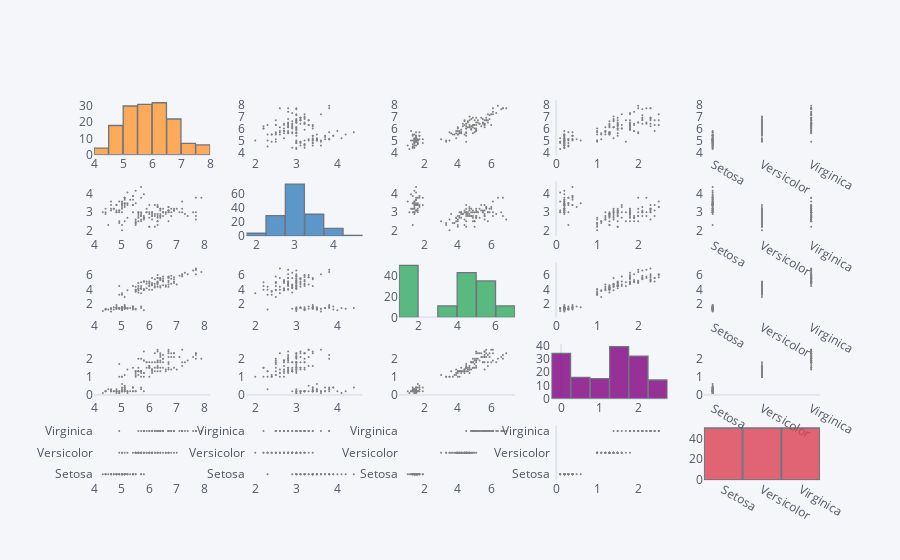

Notebook source saved alongside this figure:
### Code cell
df.scatter_matrix()

### Figure 1 — Plotly figure (JSON) as saved in the notebook; plotly's stock layout.template omitted (floating-point values rounded to 4 significant figures; data arrays with more than 128 entries replaced by an {"elided": "..."} marker saying what was removed)
{"data": [{"histfunc": "count", "histnorm": "", "marker": {"color": "rgba(255, 153, 51, 1.0)", "line": {"color": "#4D5663", "width": 1.3}}, "name": "sepal.length", "nbinsx": 10, "opacity": 0.8, "orientation": "v", "type": "histogram", "x": {"elided": "150 float values"}, "xaxis": "x", "yaxis": "y"}, {"line": {"color": "rgba(128, 128, 128, 1.0)", "dash": "solid", "shape": "linear", "width": 1.3}, "marker": {"size": 2, "symbol": "circle"}, "mode": "markers", "name": "sepal.length", "text": "", "type": "scatter", "x": {"elided": "150 float values"}, "xaxis": "x2", "y": {"elided": "150 float values"}, "yaxis": "y2"}, {"line": {"color": "rgba(128, 128, 128, 1.0)", "dash": "solid", "shape": "linear", "width": 1.3}, "marker": {"size": 2, "symbol": "circle"}, "mode": "markers", "name": "sepal.length", "text": "", "type": "scatter", "x": {"elided": "150 float values"}, "xaxis": "x3", "y": {"elided": "150 float values"}, "yaxis": "y3"}, {"line": {"color": "rgba(128, 128, 128, 1.0)", "dash": "solid", "shape": "linear", "width": 1.3}, "marker": {"size": 2, "symbol": "circle"}, "mode": "markers", "name": "sepal.length", "text": "", "type": "scatter", "x": {"elided": "150 float values"}, "xaxis": "x4", "y": {"elided": "150 float values"}, "yaxis": "y4"}, {"line": {"color": "rgba(128, 128, 128, 1.0)", "dash": "solid", "shape": "linear", "width": 1.3}, "marker": {"size": 2, "symbol": "circle"}, "mode": "markers", "name": "sepal.length", "text": "", "type": "scatter", "x": {"elided": "150 str values"}, "xaxis": "x5", "y": {"elided": "150 float values"}, "yaxis": "y5"}, {"line": {"color": "rgba(128, 128, 128, 1.0)", "dash": "solid", "shape": "linear", "width": 1.3}, "marker": {"size": 2, "symbol": "circle"}, "mode": "markers", "name": "sepal.width", "text": "", "type": "scatter", "x": {"elided": "150 float values"}, "xaxis": "x6", "y": {"elided": "150 float values"}, "yaxis": "y6"}, {"histfunc": "count", "histnorm": "", "marker": {"color": "rgba(55, 128, 191, 1.0)", "line": {"color": "#4D5663", "width": 1.3}}, "name": "sepal.width", "nbinsx": 10, "opacity": 0.8, "orientation": "v", "type": "histogram", "x": {"elided": "150 float values"}, "xaxis": "x7", "yaxis": "y7"}, {"line": {"color": "rgba(128, 128, 128, 1.0)", "dash": "solid", "shape": "linear", "width": 1.3}, "marker": {"size": 2, "symbol": "circle"}, "mode": "markers", "name": "sepal.width", "text": "", "type": "scatter", "x": {"elided": "150 float values"}, "xaxis": "x8", "y": {"elided": "150 float values"}, "yaxis": "y8"}, {"line": {"color": "rgba(128, 128, 128, 1.0)", "dash": "solid", "shape": "linear", "width": 1.3}, "marker": {"size": 2, "symbol": "circle"}, "mode": "markers", "name": "sepal.width", "text": "", "type": "scatter", "x": {"elided": "150 float values"}, "xaxis": "x9", "y": {"elided": "150 float values"}, "yaxis": "y9"}, {"line": {"color": "rgba(128, 128, 128, 1.0)", "dash": "solid", "shape": "linear", "width": 1.3}, "marker": {"size": 2, "symbol": "circle"}, "mode": "markers", "name": "sepal.width", "text": "", "type": "scatter", "x": {"elided": "150 str values"}, "xaxis": "x10", "y": {"elided": "150 float values"}, "yaxis": "y10"}, {"line": {"color": "rgba(128, 128, 128, 1.0)", "dash": "solid", "shape": "linear", "width": 1.3}, "marker": {"size": 2, "symbol": "circle"}, "mode": "markers", "name": "petal.length", "text": "", "type": "scatter", "x": {"elided": "150 float values"}, "xaxis": "x11", "y": {"elided": "150 float values"}, "yaxis": "y11"}, {"line": {"color": "rgba(128, 128, 128, 1.0)", "dash": "solid", "shape": "linear", "width": 1.3}, "marker": {"size": 2, "symbol": "circle"}, "mode": "markers", "name": "petal.length", "text": "", "type": "scatter", "x": {"elided": "150 float values"}, "xaxis": "x12", "y": {"elided": "150 float values"}, "yaxis": "y12"}, {"histfunc": "count", "histnorm": "", "marker": {"color": "rgba(50, 171, 96, 1.0)", "line": {"color": "#4D5663", "width": 1.3}}, "name": "petal.length", "nbinsx": 10, "opacity": 0.8, "orientation": "v", "type": "histogram", "x": {"elided": "150 float values"}, "xaxis": "x13", "yaxis": "y13"}, {"line": {"color": "rgba(128, 128, 128, 1.0)", "dash": "solid", "shape": "linear", "width": 1.3}, "marker": {"size": 2, "symbol": "circle"}, "mode": "markers", "name": "petal.length", "text": "", "type": "scatter", "x": {"elided": "150 float values"}, "xaxis": "x14", "y": {"elided": "150 float values"}, "yaxis": "y14"}, {"line": {"color": "rgba(128, 128, 128, 1.0)", "dash": "solid", "shape": "linear", "width": 1.3}, "marker": {"size": 2, "symbol": "circle"}, "mode": "markers", "name": "petal.length", "text": "", "type": "scatter", "x": {"elided": "150 str values"}, "xaxis": "x15", "y": {"elided": "150 float values"}, "yaxis": "y15"}, {"line": {"color": "rgba(128, 128, 128, 1.0)", "dash": "solid", "shape": "linear", "width": 1.3}, "marker": {"size": 2, "symbol": "circle"}, "mode": "markers", "name": "petal.width", "text": "", "type": "scatter", "x": {"elided": "150 float values"}, "xaxis": "x16", "y": {"elided": "150 float values"}, "yaxis": "y16"}, {"line": {"color": "rgba(128, 128, 128, 1.0)", "dash": "solid", "shape": "linear", "width": 1.3}, "marker": {"size": 2, "symbol": "circle"}, "mode": "markers", "name": "petal.width", "text": "", "type": "scatter", "x": {"elided": "150 float values"}, "xaxis": "x17", "y": {"elided": "150 float values"}, "yaxis": "y17"}, {"line": {"color": "rgba(128, 128, 128, 1.0)", "dash": "solid", "shape": "linear", "width": 1.3}, "marker": {"size": 2, "symbol": "circle"}, "mode": "markers", "name": "petal.width", "text": "", "type": "scatter", "x": {"elided": "150 float values"}, "xaxis": "x18", "y": {"elided": "150 float values"}, "yaxis": "y18"}, {"histfunc": "count", "histnorm": "", "marker": {"color": "rgba(128, 0, 128, 1.0)", "line": {"color": "#4D5663", "width": 1.3}}, "name": "petal.width", "nbinsx": 10, "opacity": 0.8, "orientation": "v", "type": "histogram", "x": {"elided": "150 float values"}, "xaxis": "x19", "yaxis": "y19"}, {"line": {"color": "rgba(128, 128, 128, 1.0)", "dash": "solid", "shape": "linear", "width": 1.3}, "marker": {"size": 2, "symbol": "circle"}, "mode": "markers", "name": "petal.width", "text": "", "type": "scatter", "x": {"elided": "150 str values"}, "xaxis": "x20", "y": {"elided": "150 float values"}, "yaxis": "y20"}, {"line": {"color": "rgba(128, 128, 128, 1.0)", "dash": "solid", "shape": "linear", "width": 1.3}, "marker": {"size": 2, "symbol": "circle"}, "mode": "markers", "name": "variety", "text": "", "type": "scatter", "x": {"elided": "150 float values"}, "xaxis": "x21", "y": {"elided": "150 str values"}, "yaxis": "y21"}, {"line": {"color": "rgba(128, 128, 128, 1.0)", "dash": "solid", "shape": "linear", "width": 1.3}, "marker": {"size": 2, "symbol": "circle"}, "mode": "markers", "name": "variety", "text": "", "type": "scatter", "x": {"elided": "150 float values"}, "xaxis": "x22", "y": {"elided": "150 str values"}, "yaxis": "y22"}, {"line": {"color": "rgba(128, 128, 128, 1.0)", "dash": "solid", "shape": "linear", "width": 1.3}, "marker": {"size": 2, "symbol": "circle"}, "mode": "markers", "name": "variety", "text": "", "type": "scatter", "x": {"elided": "150 float values"}, "xaxis": "x23", "y": {"elided": "150 str values"}, "yaxis": "y23"}, {"line": {"color": "rgba(128, 128, 128, 1.0)", "dash": "solid", "shape": "linear", "width": 1.3}, "marker": {"size": 2, "symbol": "circle"}, "mode": "markers", "name": "variety", "text": "", "type": "scatter", "x": {"elided": "150 float values"}, "xaxis": "x24", "y": {"elided": "150 str values"}, "yaxis": "y24"}, {"histfunc": "count", "histnorm": "", "marker": {"color": "rgba(219, 64, 82, 1.0)", "line": {"color": "#4D5663", "width": 1.3}}, "name": "variety", "nbinsx": 10, "opacity": 0.8, "orientation": "v", "type": "histogram", "x": {"elided": "150 str values"}, "xaxis": "x25", "yaxis": "y25"}], "layout": {"autosize": true, "bargap": 0.02, "legend": {"bgcolor": "#F5F6F9", "font": {"color": "#4D5663"}}, "paper_bgcolor": "#F5F6F9", "plot_bgcolor": "#F5F6F9", "showlegend": false, "title": {"font": {"color": "#4D5663"}}, "xaxis": {"anchor": "y", "autorange": true, "domain": [0, 0.16], "gridcolor": "#E1E5ED", "range": [4, 8], "showgrid": false, "tickfont": {"color": "#4D5663"}, "title": {"font": {"color": "#4D5663"}, "text": ""}, "type": "linear", "zerolinecolor": "#E1E5ED"}, "xaxis10": {"anchor": "y10", "autorange": true, "domain": [0.84, 1], "gridcolor": "#E1E5ED", "range": [-0.1628, 2.163], "showgrid": false, "tickfont": {"color": "#4D5663"}, "title": {"font": {"color": "#4D5663"}, "text": ""}, "type": "category", "zerolinecolor": "#E1E5ED"}, "xaxis11": {"anchor": "y11", "autorange": true, "domain": [0, 0.16], "gridcolor": "#E1E5ED", "range": [4.007, 8.193], "showgrid": false, "tickfont": {"color": "#4D5663"}, "title": {"font": {"color": "#4D5663"}, "text": ""}, "type": "linear", "zerolinecolor": "#E1E5ED"}, "xaxis12": {"anchor": "y12", "autorange": true, "domain": [0.21, 0.37], "gridcolor": "#E1E5ED", "range": [1.805, 4.595], "showgrid": false, "tickfont": {"color": "#4D5663"}, "title": {"font": {"color": "#4D5663"}, "text": ""}, "type": "linear", "zerolinecolor": "#E1E5ED"}, "xaxis13": {"anchor": "y13", "autorange": true, "domain": [0.42, 0.58], "gridcolor": "#E1E5ED", "range": [1, 7], "showgrid": false, "tickfont": {"color": "#4D5663"}, "title": {"font": {"color": "#4D5663"}, "text": ""}, "type": "linear", "zerolinecolor": "#E1E5ED"}, "xaxis14": {"anchor": "y14", "autorange": true, "domain": [0.63, 0.79], "gridcolor": "#E1E5ED", "range": [-0.09538, 2.695], "showgrid": false, "tickfont": {"color": "#4D5663"}, "title": {"font": {"color": "#4D5663"}, "text": ""}, "type": "linear", "zerolinecolor": "#E1E5ED"}, "xaxis15": {"anchor": "y15", "autorange": true, "domain": [0.84, 1], "gridcolor": "#E1E5ED", "range": [-0.1628, 2.163], "showgrid": false, "tickfont": {"color": "#4D5663"}, "title": {"font": {"color": "#4D5663"}, "text": ""}, "type": "category", "zerolinecolor": "#E1E5ED"}, "xaxis16": {"anchor": "y16", "autorange": true, "domain": [0, 0.16], "gridcolor": "#E1E5ED", "range": [4.007, 8.193], "showgrid": false, "tickfont": {"color": "#4D5663"}, "title": {"font": {"color": "#4D5663"}, "text": ""}, "type": "linear", "zerolinecolor": "#E1E5ED"}, "xaxis17": {"anchor": "y17", "autorange": true, "domain": [0.21, 0.37], "gridcolor": "#E1E5ED", "range": [1.805, 4.595], "showgrid": false, "tickfont": {"color": "#4D5663"}, "title": {"font": {"color": "#4D5663"}, "text": ""}, "type": "linear", "zerolinecolor": "#E1E5ED"}, "xaxis18": {"anchor": "y18", "autorange": true, "domain": [0.42, 0.58], "gridcolor": "#E1E5ED", "range": [0.5197, 7.38], "showgrid": false, "tickfont": {"color": "#4D5663"}, "title": {"font": {"color": "#4D5663"}, "text": ""}, "type": "linear", "zerolinecolor": "#E1E5ED"}, "xaxis19": {"anchor": "y19", "autorange": true, "domain": [0.63, 0.79], "gridcolor": "#E1E5ED", "range": [-0.25, 2.75], "showgrid": false, "tickfont": {"color": "#4D5663"}, "title": {"font": {"color": "#4D5663"}, "text": ""}, "type": "linear", "zerolinecolor": "#E1E5ED"}, "xaxis2": {"anchor": "y2", "autorange": true, "domain": [0.21, 0.37], "gridcolor": "#E1E5ED", "range": [1.805, 4.595], "showgrid": false, "tickfont": {"color": "#4D5663"}, "title": {"font": {"color": "#4D5663"}, "text": ""}, "type": "linear", "zerolinecolor": "#E1E5ED"}, "xaxis20": {"anchor": "y20", "autorange": true, "domain": [0.84, 1], "gridcolor": "#E1E5ED", "range": [-0.1628, 2.163], "showgrid": false, "tickfont": {"color": "#4D5663"}, "title": {"font": {"color": "#4D5663"}, "text": ""}, "type": "category", "zerolinecolor": "#E1E5ED"}, "xaxis21": {"anchor": "y21", "autorange": true, "domain": [0, 0.16], "gridcolor": "#E1E5ED", "range": [4.007, 8.193], "showgrid": false, "tickfont": {"color": "#4D5663"}, "title": {"font": {"color": "#4D5663"}, "text": ""}, "type": "linear", "zerolinecolor": "#E1E5ED"}, "xaxis22": {"anchor": "y22", "autorange": true, "domain": [0.21, 0.37], "gridcolor": "#E1E5ED", "range": [1.805, 4.595], "showgrid": false, "tickfont": {"color": "#4D5663"}, "title": {"font": {"color": "#4D5663"}, "text": ""}, "type": "linear", "zerolinecolor": "#E1E5ED"}, "xaxis23": {"anchor": "y23", "autorange": true, "domain": [0.42, 0.58], "gridcolor": "#E1E5ED", "range": [0.5197, 7.38], "showgrid": false, "tickfont": {"color": "#4D5663"}, "title": {"font": {"color": "#4D5663"}, "text": ""}, "type": "linear", "zerolinecolor": "#E1E5ED"}, "xaxis24": {"anchor": "y24", "autorange": true, "domain": [0.63, 0.79], "gridcolor": "#E1E5ED", "range": [-0.09538, 2.695], "showgrid": false, "tickfont": {"color": "#4D5663"}, "title": {"font": {"color": "#4D5663"}, "text": ""}, "type": "linear", "zerolinecolor": "#E1E5ED"}, "xaxis25": {"anchor": "y25", "autorange": true, "domain": [0.84, 1], "gridcolor": "#E1E5ED", "range": [-0.5, 2.5], "showgrid": false, "tickfont": {"color": "#4D5663"}, "title": {"font": {"color": "#4D5663"}, "text": ""}, "type": "category", "zerolinecolor": "#E1E5ED"}, "xaxis3": {"anchor": "y3", "autorange": true, "domain": [0.42, 0.58], "gridcolor": "#E1E5ED", "range": [0.5197, 7.38], "showgrid": false, "tickfont": {"color": "#4D5663"}, "title": {"font": {"color": "#4D5663"}, "text": ""}, "type": "linear", "zerolinecolor": "#E1E5ED"}, "xaxis4": {"anchor": "y4", "autorange": true, "domain": [0.63, 0.79], "gridcolor": "#E1E5ED", "range": [-0.09538, 2.695], "showgrid": false, "tickfont": {"color": "#4D5663"}, "title": {"font": {"color": "#4D5663"}, "text": ""}, "type": "linear", "zerolinecolor": "#E1E5ED"}, "xaxis5": {"anchor": "y5", "autorange": true, "domain": [0.84, 1], "gridcolor": "#E1E5ED", "range": [-0.1628, 2.163], "showgrid": false, "tickfont": {"color": "#4D5663"}, "title": {"font": {"color": "#4D5663"}, "text": ""}, "type": "category", "zerolinecolor": "#E1E5ED"}, "xaxis6": {"anchor": "y6", "autorange": true, "domain": [0, 0.16], "gridcolor": "#E1E5ED", "range": [4.007, 8.193], "showgrid": false, "tickfont": {"color": "#4D5663"}, "title": {"font": {"color": "#4D5663"}, "text": ""}, "type": "linear", "zerolinecolor": "#E1E5ED"}, "xaxis7": {"anchor": "y7", "autorange": true, "domain": [0.21, 0.37], "gridcolor": "#E1E5ED", "range": [1.75, 4.75], "showgrid": false, "tickfont": {"color": "#4D5663"}, "title": {"font": {"color": "#4D5663"}, "text": ""}, "type": "linear", "zerolinecolor": "#E1E5ED"}, "xaxis8": {"anchor": "y8", "autorange": true, "domain": [0.42, 0.58], "gridcolor": "#E1E5ED", "range": [0.5197, 7.38], "showgrid": false, "tickfont": {"color": "#4D5663"}, "title": {"font": {"color": "#4D5663"}, "text": ""}, "type": "linear", "zerolinecolor": "#E1E5ED"}, "xaxis9": {"anchor": "y9", "autorange": true, "domain": [0.63, 0.79], "gridcolor": "#E1E5ED", "range": [-0.09538, 2.695], "showgrid": false, "tickfont": {"color": "#4D5663"}, "title": {"font": {"color": "#4D5663"}, "text": ""}, "type": "linear", "zerolinecolor": "#E1E5ED"}, "yaxis": {"anchor": "x", "autorange": true, "domain": [0.856, 1], "gridcolor": "#E1E5ED", "range": [0, 33.68], "showgrid": false, "tickfont": {"color": "#4D5663"}, "title": {"font": {"color": "#4D5663"}, "text": ""}, "zerolinecolor": "#E1E5ED"}, "yaxis10": {"anchor": "x10", "autorange": true, "domain": [0.642, 0.786], "gridcolor": "#E1E5ED", "range": [1.405, 4.995], "showgrid": false, "tickfont": {"color": "#4D5663"}, "title": {"font": {"color": "#4D5663"}, "text": ""}, "type": "linear", "zerolinecolor": "#E1E5ED"}, "yaxis11": {"anchor": "x11", "autorange": true, "domain": [0.428, 0.572], "gridcolor": "#E1E5ED", "range": [-0.4627, 8.363], "showgrid": false, "tickfont": {"color": "#4D5663"}, "title": {"font": {"color": "#4D5663"}, "text": ""}, "type": "linear", "zerolinecolor": "#E1E5ED"}, "yaxis12": {"anchor": "x12", "autorange": true, "domain": [0.428, 0.572], "gridcolor": "#E1E5ED", "range": [-0.4627, 8.363], "showgrid": false, "tickfont": {"color": "#4D5663"}, "title": {"font": {"color": "#4D5663"}, "text": ""}, "type": "linear", "zerolinecolor": "#E1E5ED"}, "yaxis13": {"anchor": "x13", "autorange": true, "domain": [0.428, 0.572], "gridcolor": "#E1E5ED", "range": [0, 52.63], "showgrid": false, "tickfont": {"color": "#4D5663"}, "title": {"font": {"color": "#4D5663"}, "text": ""}, "zerolinecolor": "#E1E5ED"}, "yaxis14": {"anchor": "x14", "autorange": true, "domain": [0.428, 0.572], "gridcolor": "#E1E5ED", "range": [-0.4627, 8.363], "showgrid": false, "tickfont": {"color": "#4D5663"}, "title": {"font": {"color": "#4D5663"}, "text": ""}, "type": "linear", "zerolinecolor": "#E1E5ED"}, "yaxis15": {"anchor": "x15", "autorange": true, "domain": [0.428, 0.572], "gridcolor": "#E1E5ED", "range": [-0.4627, 8.363], "showgrid": false, "tickfont": {"color": "#4D5663"}, "title": {"font": {"color": "#4D5663"}, "text": ""}, "type": "linear", "zerolinecolor": "#E1E5ED"}, "yaxis16": {"anchor": "x16", "autorange": true, "domain": [0.214, 0.358], "gridcolor": "#E1E5ED", "range": [-0.495, 3.095], "showgrid": false, "tickfont": {"color": "#4D5663"}, "title": {"font": {"color": "#4D5663"}, "text": ""}, "type": "linear", "zerolinecolor": "#E1E5ED"}, "yaxis17": {"anchor": "x17", "autorange": true, "domain": [0.214, 0.358], "gridcolor": "#E1E5ED", "range": [-0.495, 3.095], "showgrid": false, "tickfont": {"color": "#4D5663"}, "title": {"font": {"color": "#4D5663"}, "text": ""}, "type": "linear", "zerolinecolor": "#E1E5ED"}, "yaxis18": {"anchor": "x18", "autorange": true, "domain": [0.214, 0.358], "gridcolor": "#E1E5ED", "range": [-0.495, 3.095], "showgrid": false, "tickfont": {"color": "#4D5663"}, "title": {"font": {"color": "#4D5663"}, "text": ""}, "type": "linear", "zerolinecolor": "#E1E5ED"}, "yaxis19": {"anchor": "x19", "autorange": true, "domain": [0.214, 0.358], "gridcolor": "#E1E5ED", "range": [0, 41.05], "showgrid": false, "tickfont": {"color": "#4D5663"}, "title": {"font": {"color": "#4D5663"}, "text": ""}, "zerolinecolor": "#E1E5ED"}, "yaxis2": {"anchor": "x2", "autorange": true, "domain": [0.856, 1], "gridcolor": "#E1E5ED", "range": [3.407, 8.793], "showgrid": false, "tickfont": {"color": "#4D5663"}, "title": {"font": {"color": "#4D5663"}, "text": ""}, "type": "linear", "zerolinecolor": "#E1E5ED"}, "yaxis20": {"anchor": "x20", "autorange": true, "domain": [0.214, 0.358], "gridcolor": "#E1E5ED", "range": [-0.495, 3.095], "showgrid": false, "tickfont": {"color": "#4D5663"}, "title": {"font": {"color": "#4D5663"}, "text": ""}, "type": "linear", "zerolinecolor": "#E1E5ED"}, "yaxis21": {"anchor": "x21", "autorange": true, "domain": [0, 0.144], "gridcolor": "#E1E5ED", "range": [-0.4958, 2.496], "showgrid": false, "tickfont": {"color": "#4D5663"}, "title": {"font": {"color": "#4D5663"}, "text": ""}, "type": "category", "zerolinecolor": "#E1E5ED"}, "yaxis22": {"anchor": "x22", "autorange": true, "domain": [0, 0.144], "gridcolor": "#E1E5ED", "range": [-0.4958, 2.496], "showgrid": false, "tickfont": {"color": "#4D5663"}, "title": {"font": {"color": "#4D5663"}, "text": ""}, "type": "category", "zerolinecolor": "#E1E5ED"}, "yaxis23": {"anchor": "x23", "autorange": true, "domain": [0, 0.144], "gridcolor": "#E1E5ED", "range": [-0.4958, 2.496], "showgrid": false, "tickfont": {"color": "#4D5663"}, "title": {"font": {"color": "#4D5663"}, "text": ""}, "type": "category", "zerolinecolor": "#E1E5ED"}, "yaxis24": {"anchor": "x24", "autorange": true, "domain": [0, 0.144], "gridcolor": "#E1E5ED", "range": [-0.4958, 2.496], "showgrid": false, "tickfont": {"color": "#4D5663"}, "title": {"font": {"color": "#4D5663"}, "text": ""}, "type": "category", "zerolinecolor": "#E1E5ED"}, "yaxis25": {"anchor": "x25", "autorange": true, "domain": [0, 0.144], "gridcolor": "#E1E5ED", "range": [0, 52.63], "showgrid": false, "tickfont": {"color": "#4D5663"}, "title": {"font": {"color": "#4D5663"}, "text": ""}, "zerolinecolor": "#E1E5ED"}, "yaxis3": {"anchor": "x3", "autorange": true, "domain": [0.856, 1], "gridcolor": "#E1E5ED", "range": [3.407, 8.793], "showgrid": false, "tickfont": {"color": "#4D5663"}, "title": {"font": {"color": "#4D5663"}, "text": ""}, "type": "linear", "zerolinecolor": "#E1E5ED"}, "yaxis4": {"anchor": "x4", "autorange": true, "domain": [0.856, 1], "gridcolor": "#E1E5ED", "range": [3.407, 8.793], "showgrid": false, "tickfont": {"color": "#4D5663"}, "title": {"font": {"color": "#4D5663"}, "text": ""}, "type": "linear", "zerolinecolor": "#E1E5ED"}, "yaxis5": {"anchor": "x5", "autorange": true, "domain": [0.856, 1], "gridcolor": "#E1E5ED", "range": [3.407, 8.793], "showgrid": false, "tickfont": {"color": "#4D5663"}, "title": {"font": {"color": "#4D5663"}, "text": ""}, "type": "linear", "zerolinecolor": "#E1E5ED"}, "yaxis6": {"anchor": "x6", "autorange": true, "domain": [0.642, 0.786], "gridcolor": "#E1E5ED", "range": [1.405, 4.995], "showgrid": false, "tickfont": {"color": "#4D5663"}, "title": {"font": {"color": "#4D5663"}, "text": ""}, "type": "linear", "zerolinecolor": "#E1E5ED"}, "yaxis7": {"anchor": "x7", "autorange": true, "domain": [0.642, 0.786], "gridcolor": "#E1E5ED", "range": [0, 77.89], "showgrid": false, "tickfont": {"color": "#4D5663"}, "title": {"font": {"color": "#4D5663"}, "text": ""}, "zerolinecolor": "#E1E5ED"}, "yaxis8": {"anchor": "x8", "autorange": true, "domain": [0.642, 0.786], "gridcolor": "#E1E5ED", "range": [1.405, 4.995], "showgrid": false, "tickfont": {"color": "#4D5663"}, "title": {"font": {"color": "#4D5663"}, "text": ""}, "type": "linear", "zerolinecolor": "#E1E5ED"}, "yaxis9": {"anchor": "x9", "autorange": true, "domain": [0.642, 0.786], "gridcolor": "#E1E5ED", "range": [1.405, 4.995], "showgrid": false, "tickfont": {"color": "#4D5663"}, "title": {"font": {"color": "#4D5663"}, "text": ""}, "type": "linear", "zerolinecolor": "#E1E5ED"}}}
